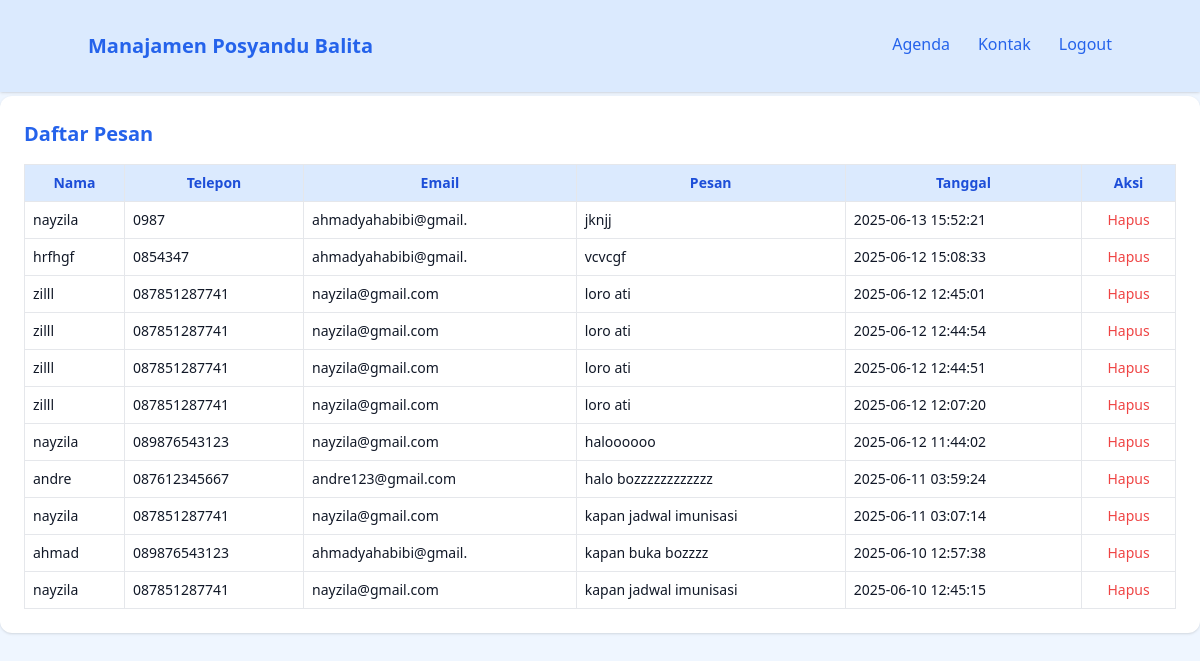
The page /admin/kontak_admin.php (signed in) on the database its author committed.
### tables this page shows
CREATE TABLE `kontak` (
  `id_kontak` int(11) NOT NULL,
  `nama` varchar(100) NOT NULL,
  `email` varchar(100) NOT NULL,
  `telepon` varchar(20) NOT NULL,
  `pesan` text NOT NULL,
  `tanggal_kirim` timestamp NOT NULL DEFAULT current_timestamp()
);

### admin/kontak_admin.php (the view, shortened to what this page needs)
<?php include 'header.php'; ?>
<?php
include '../koneksi.php';
$kontak = mysqli_query($conn, "SELECT * FROM kontak ORDER BY id_kontak DESC");
?>
<!DOCTYPE html>
<html lang="id">
<head>
  <script src="https://cdn.tailwindcss.com"></script>
</head>
    <div class="bg-white p-6 rounded-xl shadow">
      <h2 class="text-xl font-semibold text-blue-600 mb-4">Daftar Pesan</h2>
      <div class="overflow-x-auto">
        <table class="w-full table-auto border text-sm">
          <thead>
            <tr class="bg-blue-100 text-blue-700">
              <th class="p-2 border">Nama</th>
              <th class="p-2 border">Telepon</th>
              <th class="p-2 border">Email</th>
              <th class="p-2 border">Pesan</th>
              <th class="p-2 border">Tanggal</th>
              <th class="p-2 border">Aksi</th>
            </tr>
          </thead>
          <tbody>
            <?php while ($row = mysqli_fetch_assoc($kontak)): ?>
              <tr>
                <td class="p-2 border"><?= htmlspecialchars($row['nama']) ?></td>
                <td class="p-2 border"><?= htmlspecialchars($row['email']) ?></td>
                <td class="p-2 border"><?= htmlspecialchars($row['telepon']) ?></td>
                <td class="p-2 border"><?= htmlspecialchars($row['pesan']) ?></td>
                <td class="p-2 border"><?= htmlspecialchars($row['tanggal_kirim']) ?></td>
                <td class="p-2 border text-center">
                  <a href="?hapus=<?= $row['id_kontak'] ?>" onclick="return confirm('Hapus pesan ini?')" class="text-red-500 hover:underline">Hapus</a>
                </td>
              </tr>
            <?php endwhile; ?>
          </tbody>
        </table>
      </div>
    </div>
</body>
</html>

### rows shown on the page
kontak: nama "nayzila", email "0987", telepon "ahmadyahabibi@gmail.", pesan "jknjj", tanggal_kirim "2025-06-13 15:52:21"
kontak: nama "hrfhgf", email "0854347", telepon "ahmadyahabibi@gmail.", pesan "vcvcgf", tanggal_kirim "2025-06-12 15:08:33"
kontak: nama "zilll", email "087851287741", telepon "nayzila@gmail.com", pesan "loro ati", tanggal_kirim "2025-06-12 12:45:01"
kontak: nama "zilll", email "087851287741", telepon "nayzila@gmail.com", pesan "loro ati", tanggal_kirim "2025-06-12 12:44:54"
kontak: nama "zilll", email "087851287741", telepon "nayzila@gmail.com", pesan "loro ati", tanggal_kirim "2025-06-12 12:44:51"
kontak: nama "zilll", email "087851287741", telepon "nayzila@gmail.com", pesan "loro ati", tanggal_kirim "2025-06-12 12:07:20"
kontak: nama "nayzila", email "089876543123", telepon "nayzila@gmail.com", pesan "haloooooo", tanggal_kirim "2025-06-12 11:44:02"
kontak: nama "andre", email "087612345667", telepon "andre123@gmail.com", pesan "halo bozzzzzzzzzzzz", tanggal_kirim "2025-06-11 03:59:24"
kontak: nama "nayzila", email "087851287741", telepon "nayzila@gmail.com", pesan "kapan jadwal imunisasi", tanggal_kirim "2025-06-11 03:07:14"
kontak: nama "ahmad", email "089876543123", telepon "ahmadyahabibi@gmail.", pesan "kapan buka bozzzz", tanggal_kirim "2025-06-10 12:57:38"
kontak: nama "nayzila", email "087851287741", telepon "nayzila@gmail.com", pesan "kapan jadwal imunisasi", tanggal_kirim "2025-06-10 12:45:15"
